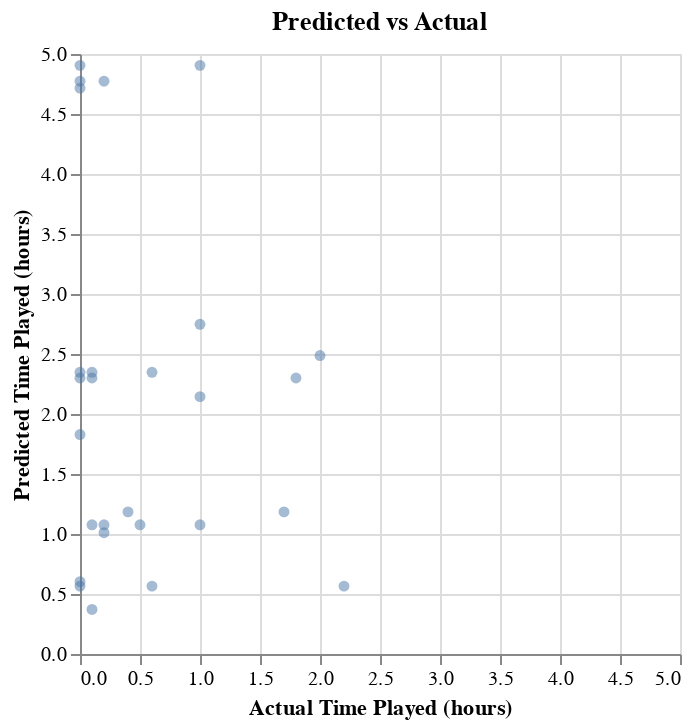

Write notebook code for a chart like this one.
### Code cell
restricted_predicted_vs_actual_chart = (
    alt.Chart(predicted_vs_actual)
    .transform_filter("(datum.actual <= 5) && (datum.predicted <= 5)")
    .mark_circle(opacity=0.5)
    .encode(
        x=alt.X("actual:Q", title='Actual Time Played (hours)',
                scale=alt.Scale(domain=[0,5])),
        y=alt.Y("predicted:Q", title="Predicted Time Played (hours)",
                scale=alt.Scale(domain=[0,5]))
    )
    .properties(
        title="Predicted vs Actual",
        width=300,
        height=300
    )
)

restricted_predicted_vs_actual_chart

### Figure 1 — Vega-Lite specification as saved in the notebook (floating-point values rounded to 4 significant figures)
{"config": {"view": {"continuousWidth": 300, "continuousHeight": 300}}, "data": {"name": "data-feb5bdb271d3ceeb656f42cc12c0469e"}, "mark": {"type": "circle", "opacity": 0.5}, "encoding": {"x": {"field": "actual", "scale": {"domain": [0, 5]}, "title": "Actual Time Played (hours)", "type": "quantitative"}, "y": {"field": "predicted", "scale": {"domain": [0, 5]}, "title": "Predicted Time Played (hours)", "type": "quantitative"}}, "height": 300, "title": "Predicted vs Actual", "transform": [{"filter": "(datum.actual <= 5) && (datum.predicted <= 5)"}], "width": 300, "$schema": "https://vega.github.io/schema/vega-lite/v5.20.1.json", "datasets": {"data-feb5bdb271d3ceeb656f42cc12c0469e": [{"actual": 0.7, "predicted": 6.174}, {"actual": 178.2, "predicted": 15.92}, {"actual": 0.1, "predicted": 2.347}, {"actual": 0.6, "predicted": 11.95}, {"actual": 0.2, "predicted": 1.076}, {"actual": 0.0, "predicted": 0.6026}, {"actual": 0.0, "predicted": 15.92}, {"actual": 7.1, "predicted": 0.9816}, {"actual": 0.0, "predicted": 11.86}, {"actual": 32.0, "predicted": 2.3}, {"actual": 0.4, "predicted": 11.86}, {"actual": 0.1, "predicted": 6.247}, {"actual": 0.7, "predicted": 6.384}, {"actual": 1.7, "predicted": 1.184}, {"actual": 0.2, "predicted": 4.774}, {"actual": 0.0, "predicted": 2.347}, {"actual": 1.0, "predicted": 4.905}, {"actual": 0.1, "predicted": 2.3}, {"actual": 0.0, "predicted": 4.905}, {"actual": 53.9, "predicted": 6.247}, {"actual": 0.0, "predicted": 13.32}, {"actual": 1.0, "predicted": 2.747}, {"actual": 0.1, "predicted": 0.3711}, {"actual": 1.0, "predicted": 1.076}, {"actual": 48.4, "predicted": 6.15}, {"actual": 0.0, "predicted": 4.774}, {"actual": 0.6, "predicted": 0.5658}, {"actual": 0.1, "predicted": 1.076}, {"actual": 0.4, "predicted": 1.184}, {"actual": 0.0, "predicted": 1.829}, {"actual": 4.0, "predicted": 13.32}, {"actual": 0.6, "predicted": 2.347}, {"actual": 0.0, "predicted": 11.93}, {"actual": 1.8, "predicted": 2.3}, {"actual": 2.9, "predicted": 6.287}, {"actual": 0.0, "predicted": 4.716}, {"actual": 0.0, "predicted": 0.5658}, {"actual": 0.0, "predicted": 2.3}, {"actual": 0.0, "predicted": 6.247}, {"actual": 0.1, "predicted": 6.247}, {"actual": 0.1, "predicted": 12.37}, {"actual": 0.2, "predicted": 1.011}, {"actual": 1.0, "predicted": 2.145}, {"actual": 0.5, "predicted": 1.076}, {"actual": 5.6, "predicted": 11.93}, {"actual": 2.2, "predicted": 0.5658}, {"actual": 2.0, "predicted": 2.487}, {"actual": 0.0, "predicted": 6.392}, {"actual": 0.0, "predicted": 6.247}]}}
